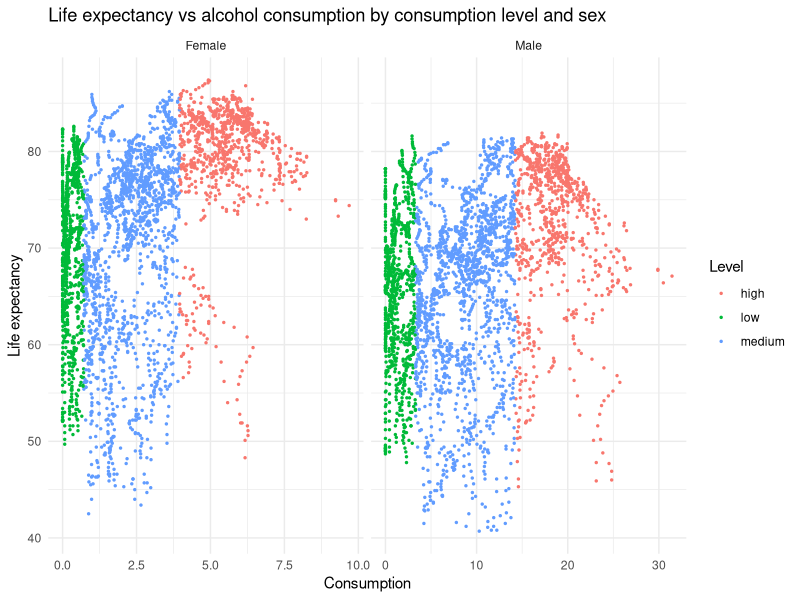
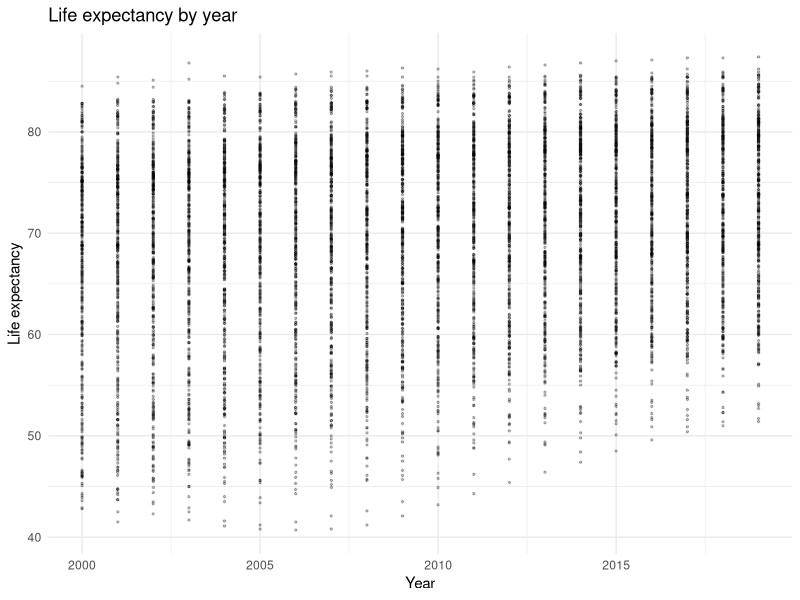
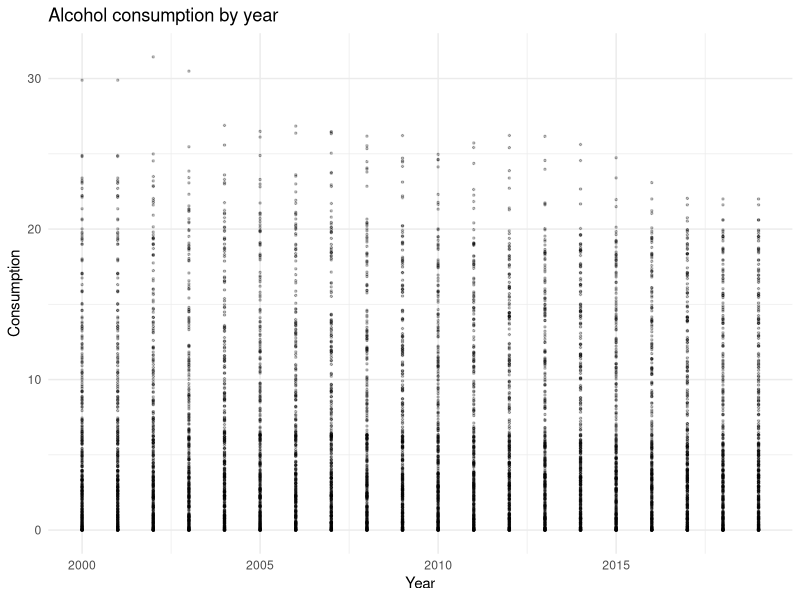
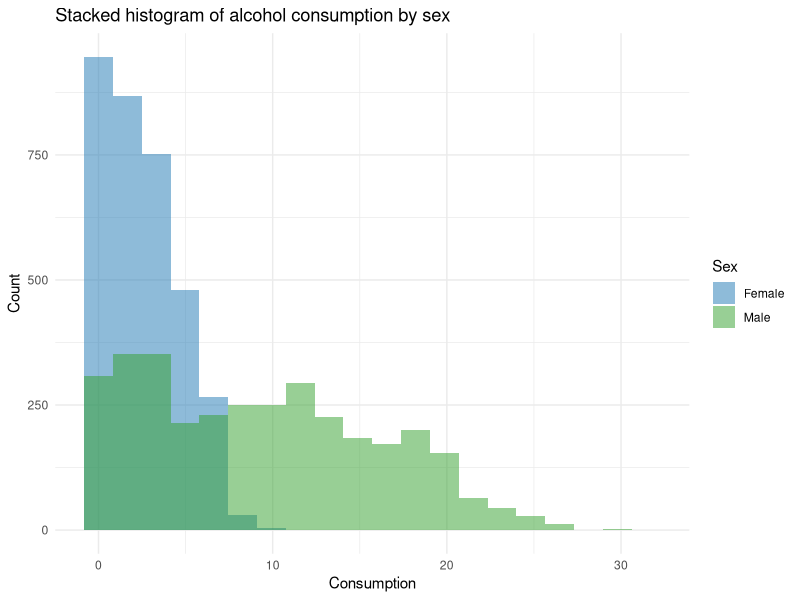
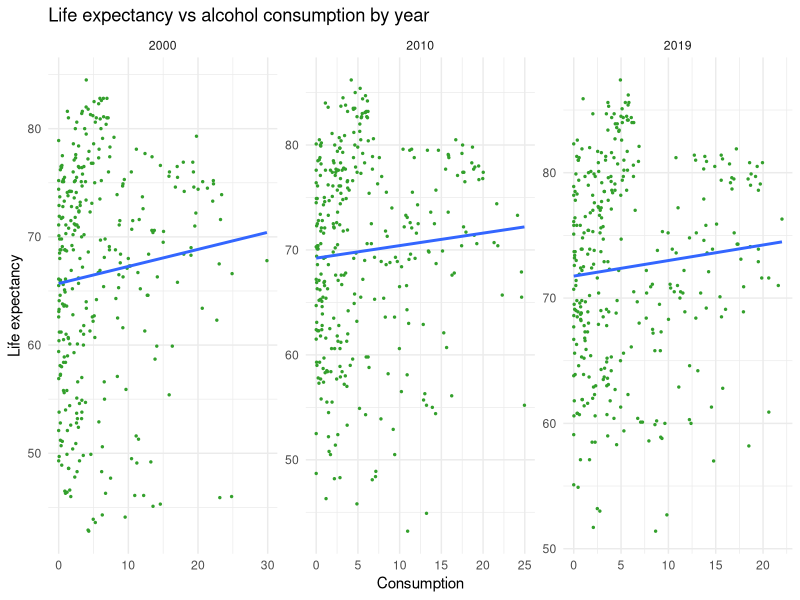
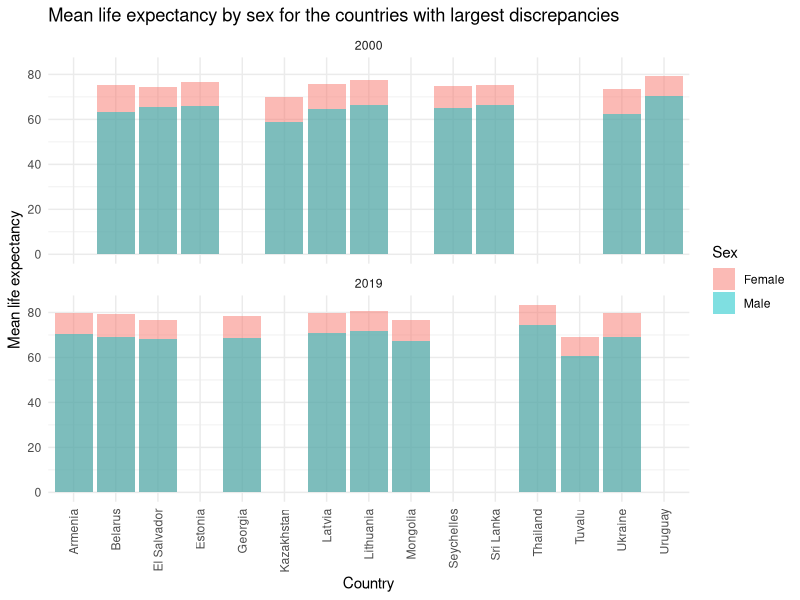
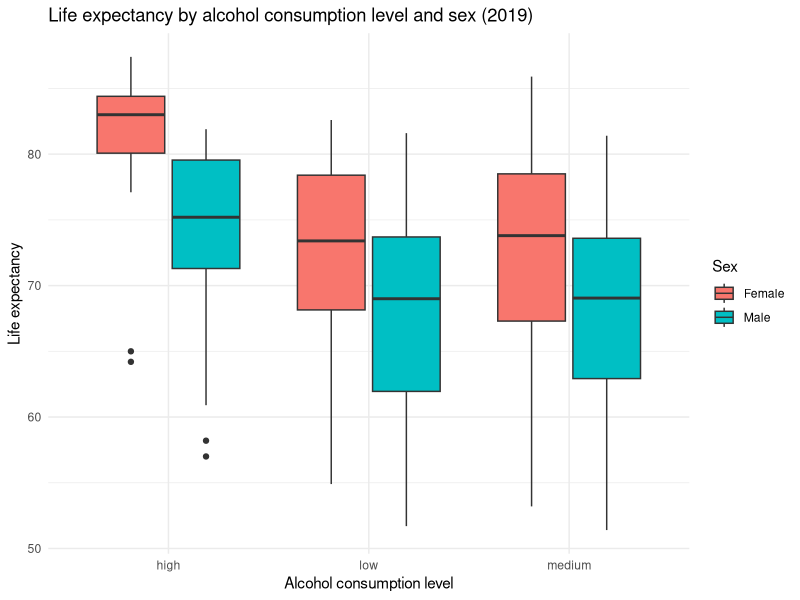
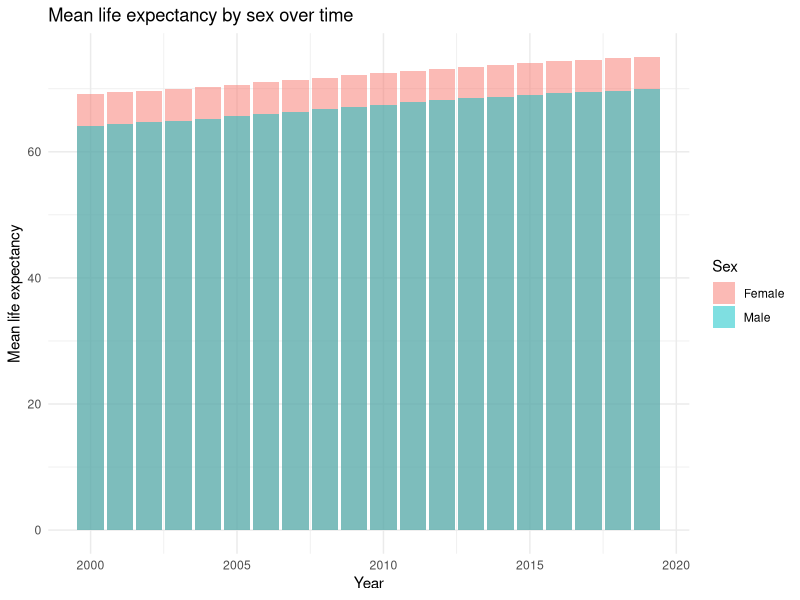

Write the R code that produced these figures, in order.
## ---- chunk 1
# https://data.chhs.ca.gov/dataset/california-hospital-performance-ratings/resource/ad2ccbd3-01be-4dae-997f-417fde510d83
# https://data.chhs.ca.gov/dataset/hospital-building-data/resource/d97adf28-ebaf-4204-a29e-bb6bdb7f96b9
# rm(list=ls())
install.packages("kableExtra")
library(dplyr)
library(tidyr)
library(kableExtra)
library(ggplot2)
library(mgcv)
## ---- chunk 2
life_expectancy <- read.csv("life-expectancy-of-women-vs-life-expectancy-of-men.csv", header=TRUE)
alcohol_consumption <- read.csv("WHOAlcoholTotalPerCapita_2021-09-20v2.csv", header=TRUE)

# Reshape the life expectancy data to have 'Sex' and 'Life_expectancy' columns
life_expectancy <- life_expectancy |> 
  rename(Country = Entity,
         Female = Life.expectancy...Sex..female...Age..at.birth...Variant..estimates,
         Male = Life.expectancy...Sex..male...Age..at.birth...Variant..estimates,
         Population = Population...Sex..all...Age..all...Variant..estimates) |> 
  pivot_longer(cols=c(Female, Male),
               names_to='Sex',
               values_to='Life_expectancy') |> 
  select(Country, Year, Sex, Life_expectancy, Population)

# Exclude rows labelled as 'Both sexes' in the alcohol consumption data
alcohol_consumption <- alcohol_consumption |> 
  filter(Sex != 'Both sexes') |> 
  rename(Consumption = Alcohol.total.per.capita..15...consumption.in.liters..numeric.,
         Low_Consumption = Alcohol.total.per.capita..15...consumption.in.liters..low.estimation.,
         High_Consumption = Alcohol.total.per.capita..15...consumption.in.liters..high.estimation.) |> 
  select(Country, Year, Sex, Consumption, Low_Consumption, High_Consumption)

# Join datasets
df <- inner_join(
  x = life_expectancy,
  y = alcohol_consumption,
  by = c("Country", "Year", "Sex")
)

# Summary table using the kableExtra package
df |> 
  group_by(Year, Sex) %>%
  summarise(
    mean_life_expectancy = mean(Life_expectancy),
    sd_life_expectancy = sd(Life_expectancy),
    mean_alcohol_consumption = mean(Consumption),
    sd_alcohol_consumption = sd(Consumption)
  ) |> 
  kbl() |> 
  kable_styling(full_width = TRUE) |> 
  scroll_box(height = "500px")
## ---- chunk 3
# Categorize consumption level as 'low', 'medium', 'high'
quartiles <- df |> 
  group_by(Sex) |> 
  summarise(
    q1 = quantile(Consumption, probs = 0.25),
    q3 = quantile(Consumption, probs = 0.75)
  )

df <- df |> 
  mutate(Level = case_when(
    Sex == 'Female' & Consumption <= quartiles$q1[1] ~ 'low',
    Sex == 'Female' & Consumption > quartiles$q1[1] & Consumption <= quartiles$q3[1] ~ 'medium',
    Sex == 'Female' & Consumption > quartiles$q3[1] ~ 'high',
    Sex == 'Male' & Consumption <= quartiles$q1[2] ~ 'low',
    Sex == 'Male' & Consumption > quartiles$q1[2] & Consumption <= quartiles$q3[2] ~ 'medium',
    Sex == 'Male' & Consumption > quartiles$q3[2] ~ 'high',
    TRUE ~ NA
  ))

df |> 
  group_by(Sex, Level) |> 
  summarise(
    min_alcohol_consumption = min(Consumption),
    max_alcohol_consumption = max(Consumption),
    num_observations = n()
  ) |> 
  kbl() |> 
  kable_styling(full_width = TRUE)
## ---- chunk 4
head(df) |> 
  kbl() |> 
  kable_styling(full_width = TRUE) |> 
  scroll_box(width = "910px")

df |> 
  select(Life_expectancy, Population, Consumption, Low_Consumption, High_Consumption) |> 
  summary()

df |> 
  ggplot(aes(x = Consumption, y = Life_expectancy, color = Level)) +
  geom_point(size = .5) +
  facet_grid(cols = vars(Sex), scales="free") +
  labs(title = "Life expectancy vs alcohol consumption by consumption level and sex",
       y = "Life expectancy") +
  theme_minimal()

df |> 
  ggplot(aes(x = Year, y = Life_expectancy)) +
  geom_point(size = .5, alpha = .25) +
  labs(title = "Life expectancy by year",
       y = "Life expectancy") +
  theme_minimal()

df |> 
  ggplot(aes(x = Year, y = Consumption)) +
  geom_point(size = .5, alpha = .25) +
  labs(title = "Alcohol consumption by year") +
  theme_minimal()
## ---- chunk 5
df |> 
  ggplot(aes(x = Consumption, fill = Sex)) +
  geom_histogram(position = "identity", bins = 20, alpha = 0.5) +
  scale_fill_manual(values = c("#1f78b4", "#33a02c"), name = "Sex") +
  labs(title = "Stacked histogram of alcohol consumption by sex",
       y = "Count") +
  theme_minimal()
## ---- chunk 6
df |> 
  filter(Year %in% c(2000, 2010, 2019)) |> 
  ggplot(aes(x = Consumption, y = Life_expectancy)) +
  geom_point(color = "#33a02c", size = 0.5) +
  geom_smooth(method = "lm", se = FALSE) +
  facet_wrap(~Year, nrow = 1, scales="free") +
  labs(title = "Life expectancy vs alcohol consumption by year",
       y = "Life expectancy") +
  theme_minimal()
## ---- chunk 7
ca_data <- df |> filter(Country == 'Canada')
ro_data <- df |> filter(Country == 'Romania')
summary(lm(Life_expectancy ~ Year + Sex, data = ca_data))
summary(lm(Life_expectancy ~ Year + Sex, data = ro_data))
## ---- chunk 8
df |>
  filter(Year == 2000 | Year == 2019) |>
  group_by(Country, Sex, Year) |>
  summarise(mean_life_expectancy = mean(Life_expectancy)) |>
  spread(key = Sex, value = mean_life_expectancy) |>
  ungroup() |> 
  group_by(Year) |> 
  slice_max(order_by = abs(Female - Male), n = 10) |> 
  gather(key = Sex, value = mean_life_expectancy, Female:Male) |> 
  ggplot(aes(x = Country, y = mean_life_expectancy, fill = Sex)) +
  geom_bar(stat = 'identity', position = 'identity', alpha = 0.5) +
  facet_wrap(~Year, ncol = 1) +
  labs(title = "Mean life expectancy by sex for the countries with largest discrepancies",
       y = "Mean life expectancy") +
  theme_minimal() +
  theme(axis.text.x = element_text(angle = 90, vjust = 0.5, hjust=1))
## ---- chunk 9
df |> 
  filter(Year == 2019) |> 
  ggplot(aes(x = Level, y = Life_expectancy, fill = Sex)) +
  geom_boxplot() +
  labs(title = "Life expectancy by alcohol consumption level and sex (2019)",
       x = "Alcohol consumption level",
       y = "Life expectancy") +
  theme_minimal()
## ---- chunk 10
df |> 
  group_by(Year, Sex) |> 
  summarise(mean_life_expectancy = mean(Life_expectancy)) |> 
  ungroup() |> 
  ggplot(aes(x = Year, y = mean_life_expectancy, fill = Sex)) +
  geom_bar(stat = 'identity', position = 'identity', alpha = 0.5) +
  labs(title = "Mean life expectancy by sex over time",
       x = "Year",
       y = "Mean life expectancy") +
  theme_minimal()

df |> 
  group_by(Year, Sex) |> 
  summarise(mean_alcohol_consumption = mean(Consumption)) |> 
  ungroup() |> 
  ggplot(aes(x = Year, y = mean_alcohol_consumption, fill = Sex)) +
  geom_bar(stat = 'identity', position = 'identity', alpha = 0.5) +
  labs(title = "Mean alcohol consumption by sex over time",
       x = "Year",
       y = "Mean alcohol consumption") +
  theme_minimal()
## ---- chunk 11
df |> 
  filter(Year %in% c(2000, 2010, 2019)) |> 
  ggplot(aes(x = Consumption, y = Life_expectancy)) +
  geom_point(aes(color = Sex), size = 0.5) +
  geom_smooth(aes(color = Sex), method = "lm", se = FALSE) +
  facet_wrap(~Year, nrow = 1, scales="free") +
  labs(title = "Life expectancy vs alcohol consumption by sex and year",
       y = "Life expectancy") +
  theme_minimal()
## ---- chunk 12
summary(lm(Life_expectancy ~ Level + scale(Population) + Year + Sex, data = df))
spline_fit <- gam(Life_expectancy ~ Level + s(scale(Population), bs = "cr", k = 4) + Year + Sex, data = df)
summary(spline_fit)
## ---- chunk 13
plot(spline_fit,
     main = "Plot of the population spline term in the GAM model",
     xlab = "Scaled population",
     ylab = "Effect on life expectancy")
## ---- chunk 14
df2 <- df |> 
  group_by(Country, Sex) |> 
  mutate(mean_consumption = mean(Consumption),
         mean_life_expectancy = mean(Life_expectancy))

summary(lm(mean_life_expectancy ~ mean_consumption + scale(Population) + Sex, data = df2))
summary(gam(mean_life_expectancy ~ mean_consumption + s(Population, bs = "cr", k = 4) + Sex, data = df2))
## ---- chunk 15
df2 |> 
  ggplot(aes(x = mean_consumption, y = mean_life_expectancy, color = Sex)) +
  geom_point() +
  geom_smooth(method = "lm", fill = NA) +
  geom_smooth(method = "loess", se = FALSE) +
  labs(title = "Mean alcohol consumption vs mean life expectancy by sex",
       x = "Mean alcohol consumption",
       y = "Mean life expectancy") +
  theme_minimal()
